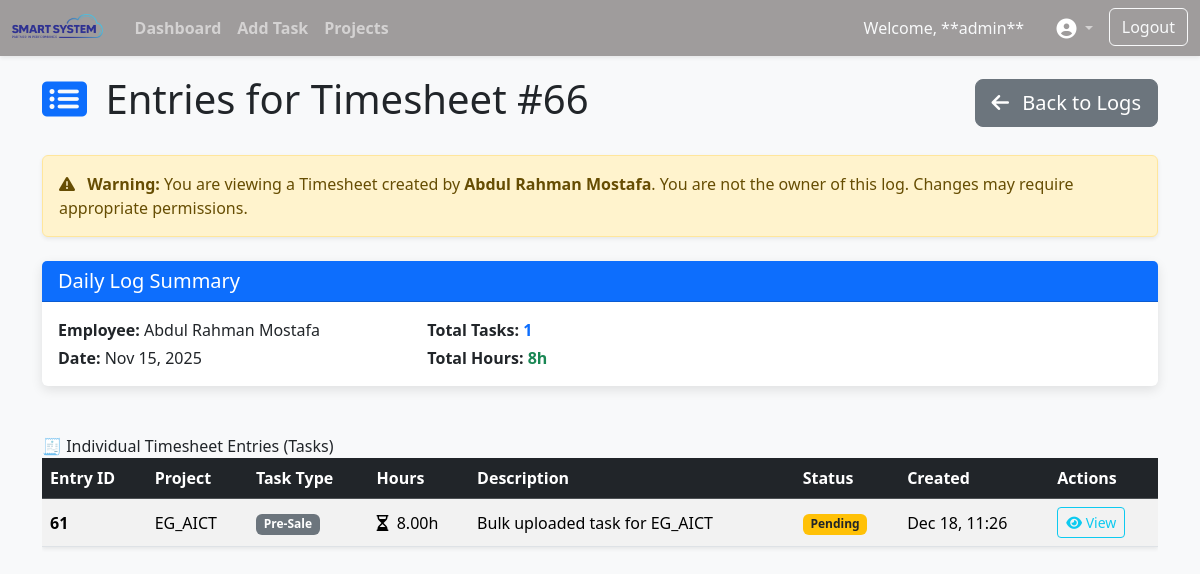
Screenshot of /timesheets/entry-detail/66/ (signed in) with the database file from the repository.
### app/models.py (models this page shows, shortened)
class CustomUser(AbstractBaseUser, PermissionsMixin):
    ROLE_CHOICES = [
        ('admin', 'Administrator'),
        ('developer', 'Developer'),
        ('sales', 'Sales'),
        ('ceo', 'CEO '),
        ('project-manager', 'Project Manager'),
        ('leader', 'Leader'),
        ('top-manager', 'Top Manager'),
        ('delivery-manager', 'Delivery Manager'),
        ('engineer', 'Engineer'),
    ]
    username = models.CharField(max_length=150, unique=True)
    role = models.CharField(max_length=20, choices=ROLE_CHOICES)
    is_active = models.BooleanField(default=True)
    is_staff = models.BooleanField(default=False)
    full_name = models.CharField( max_length=220, default='User')
    team = models.ForeignKey(Team, on_delete=models.SET_NULL,
                              null=True, blank=True, related_name="employees")
    objects = CustomUserManager()
    date_joined = models.DateTimeField(auto_now_add=True)
    email = models.EmailField(null=True, blank=True)
    USERNAME_FIELD = 'username'
    REQUIRED_FIELDS = ['role']
    class Meta:
        ordering = ('-date_joined',)

class Timesheet(models.Model):
    user = models.ForeignKey(CustomUser, on_delete=models.CASCADE)
    date = models.DateField()
    class Meta:
        constraints = [
            models.UniqueConstraint(
                fields=['user', 'date'],
                name='unique_user_date_timesheet'
            )
        ]
        ordering = ['date']

class TimesheetEntry(models.Model):
    STATUS_CHOICES = [
        ('Inprogress', 'In Progress'),
        ('APPROVED', 'Approved'),
        ('REJECTED', 'Rejected'),
        ('COMPLETED', 'Completed'),
        ('DRAFT', 'Draft'),
    ]
    task_type = models.CharField(max_length=20,
        choices=(("Delivery","Delivery"), ("Pre-Sale", "Pre-Sale"), ("study", "Study / Training")), default="Delivery")
    user = models.ForeignKey(
        CustomUser,
        on_delete=models.CASCADE,
        related_name='timesheets',
        verbose_name="Assigned By/User"
    )
    project = models.ForeignKey(
        Project,
        on_delete=models.PROTECT,
        related_name='entries'
    )
    task_description = models.TextField()
    hours = models.DecimalField(
        max_digits=5,
        decimal_places=2,
        validators=[MinValueValidator(0.01)],
        help_text="Hours must be greater than zero."
    )
    work_date = models.DateField()
    status = models.CharField(
        max_length=10,
        choices=STATUS_CHOICES,
        default='Inprogress'
    )
    time_sheet = models.ForeignKey(Timesheet, on_delete=models.CASCADE,
                                    null=True, related_name='tasks')
    created_at = models.DateTimeField(auto_now_add=True)
    updated_at = models.DateTimeField(auto_now=True)
    is_scheduled = models.BooleanField(default=False)
    time_start = models.TimeField(null=True, blank=True)
    time_end = models.TimeField(null=True, blank=True)
    class Meta:
        ordering = ['-work_date', '-created_at']
        verbose_name = "Timesheet Entry"
        verbose_name_plural = "Timesheet Entries"

class Project(models.Model):
    name = models.CharField(max_length=150, unique=True)
    description = models.TextField(blank=True)
    is_active = models.BooleanField(default=True)
    is_public = models.BooleanField(default=False)
    created_by = models.ForeignKey(CustomUser, on_delete=models.PROTECT, null=True, blank=True)
    created_at = models.DateTimeField(auto_now_add=True)
    class Meta:
        ordering = ['name']
        verbose_name_plural = "Projects"

### app/views.py (the view)
# urls.py: path('timesheets/entry-detail/<int:pk>/', views.timesheet_detail_entries, name='timesheet_detail_entries'),
@user_passes_test(is_admin, login_url=reverse_lazy('home'))
def timesheet_detail_entries(request, pk):
    timesheet = get_object_or_404(Timesheet, pk=pk)
    entries = timesheet.tasks.all().select_related('user', 'project')
    total_hours = entries.aggregate(Sum('hours'))['hours__sum']
    context = {
        'timesheet': timesheet,
        'entries': entries,
        'total_hours': total_hours,
        'status_choices': TimesheetEntry.STATUS_CHOICES,
    }
    return render(request, 'timesheet_detail_entries.html', context)

### app/views.py (called while the page is built)
def is_admin(user):
    return user.is_superuser or user.role == "admin"

### templates/timesheet_detail_entries.html (shortened to what this page needs)
{% extends 'base.html' %}
{% load static %}
{% block content %}
<div class="d-flex justify-content-between align-items-center mb-4 animate__animated animate__fadeInDown">
    <h1><i class="fas fa-list-alt me-2 text-primary"></i> Entries for Timesheet #{{ timesheet.pk }}</h1>
    <a href="{% url 'timesheet' %}" class="btn btn-secondary btn-lg">
        <i class="fas fa-arrow-left me-2"></i> Back to Logs
    </a>
</div>
{% if timesheet.user != request.user %}
    <div class="alert alert-warning animate__animated animate__fadeIn mb-4 shadow-sm" role="alert">
        <i class="fas fa-exclamation-triangle me-2"></i>
        <strong>Warning:</strong> You are viewing a Timesheet created by
        <span class="fw-bold">{{ timesheet.user.full_name|default:timesheet.user.username }}</span>.
        You are not the owner of this log. Changes may require appropriate permissions.
    </div>
{% endif %}
<div class="card shadow-sm mb-5 animate__animated animate__fadeIn">
    <div class="card-header bg-primary text-white">
        <h5 class="mb-0">Daily Log Summary</h5>
    </div>
    <div class="card-body">
        <div class="row">
            <div class="col-md-4">
                <p class="mb-1"><strong>Employee:</strong> {{ timesheet.user.full_name|default:timesheet.user.username }}</p>
                <p class="mb-0"><strong>Date:</strong> {{ timesheet.date|date:"M d, Y" }}</p>
            </div>
            <div class="col-md-4">
                <p class="mb-1"><strong>Total Tasks:</strong> <span class="fw-bold text-primary">{{ entries|length }}</span></p>
                <p class="mb-0"><strong>Total Hours:</strong> <span class="fw-bold text-success">{{ total_hours|default:"0.00" }}h</span></p>
            </div>
            <div class="col-md-4 text-end d-flex align-items-center justify-content-end">
            </div>
        </div>
    </div>
</div>
🧾 Individual Timesheet Entries (Tasks)
<div class="table-responsive animate__animated animate__fadeInUp">
    <table class="table table-hover table-striped shadow-sm align-middle">
        <thead class="table-dark">
            <tr>
                <th>Entry ID</th>
                <th>Project</th>
                <th>Task Type</th>
                <th>Hours</th>
                <th>Description</th>
                <th>Status</th>
                <th>Created</th>
                <th>Actions</th>
            </tr>
        </thead>
        <tbody>
            {% for entry in entries %}
            <tr>
                <td class="fw-bold">{{ entry.pk }}</td>
                <td>{{ entry.project.name }}</td>
                <td>
                    {% if entry.task_type == 'Delivery' %}
                        <span class="badge bg-primary">{{ entry.task_type }}</span>
                    {% else %}
                        <span class="badge bg-secondary">{{ entry.task_type }}</span>
                    {% endif %}
                </td>
                <td><i class="far fa-hourglass-half me-1"></i> {{ entry.hours }}h</td>
                <td>{{ entry.task_description|truncatechars:70 }}</td>
                <td>
                    {% if entry.status == 'APPROVED' %}
                        <span class="badge bg-success">Approved</span>
                    {% elif entry.status == 'REJECTED' %}
                        <span class="badge bg-danger">Rejected</span>
                    {% elif entry.status == 'Inprogress' or entry.status == 'PENDING' %}
                        <span class="badge bg-warning text-dark">Pending</span>
                    {% else %}
                        <span class="badge bg-secondary">{{ entry.status|title }}</span>
                    {% endif %}
                </td>
                <td>{{ entry.created_at|date:"M d, H:i" }}</td>
                <td>
                    <button type="button" class="btn btn-sm btn-outline-info"
                            onclick="console.log('View full entry detail for {{ entry.pk }}')">
                            <i class="fas fa-eye"></i> View
                    </button>
                </td>
            </tr>
            {% empty %}
            <tr>
                <td colspan="8" class="text-center text-muted py-4">No individual tasks found for this daily log.</td>
            </tr>
            {% endfor %}
        </tbody>
    </table>
</div>
{% endblock %}

### templates/base.html (shortened to what this page needs)
{% load static %}
<!DOCTYPE html>
<html lang="en">
<head>
<link href="https://cdn.jsdelivr.net/npm/bootstrap@5.3.2/dist/css/bootstrap.min.css" rel="stylesheet">
<link rel="stylesheet" href="https://cdnjs.cloudflare.com/ajax/libs/font-awesome/6.5.1/css/all.min.css">
<link rel="stylesheet" href="{% static 'css/style.css' %}">
<link rel="stylesheet" href="https://cdnjs.cloudflare.com/ajax/libs/animate.css/4.1.1/animate.min.css"/>
</head>
<body>
<nav class="navbar navbar-expand-lg navbar-dark bg-primary shadow-sm fixed-top" style="z-index: 1030;">
<div class="container-fluid">
<a class="navbar-brand" href="{% url 'home' %}">
<img src="{% static 'img/Smart-System-Logo.webp' %}" alt="Logo" height="24" class="d-inline-block align-text-top me-2">
</a>
<div class="collapse navbar-collapse" id="navbarNav">
<ul style="font-weight: bolder;" class="navbar-nav me-auto mb-2 mb-lg-0">
<li class="nav-item"><a class="nav-link" href="{% url 'home' %}">Dashboard</a></li>
<li class="nav-item"><a class="nav-link" href="{%url 'add_timesheet' %}">Add Task</a></li>
<li class="nav-item"><a class="nav-link" href="{%url 'projects' %}">Projects</a></li>
</ul>
<ul class="navbar-nav mb-2 mb-lg-0">
<li class="nav-item d-flex align-items-center">
 <span class="navbar-text me-3 text-light">
Welcome, **{{ request.user.username }}**
 </span>
</li>
<li class="nav-item dropdown me-2">
<a class="nav-link dropdown-toggle" href="#" id="accountDropdown" role="button" data-bs-toggle="dropdown" aria-expanded="false">
<i class="fas fa-user-circle fa-lg text-white"></i>
</a>
</li>
<li class="nav-item">
<a href="{%url 'logout' %}" class="btn btn-outline-light">Logout</a>
</li>
</ul>
</div>
</div>
</nav>
<main class="container">
{% block content %}
{% endblock %}
</main>
</body>
</html>

### static/css/style.css (style rules this page uses)
:root { --primary-color: #9f9c9c; --secondary-color: #402fd61f; --background-color: #f8f9fa; --card-bg-color: #ffffff; --text-color: #212529; --shadow-color: rgba(0, 0, 0, 0.1); --bs-primary: var(--primary-color); --bs-bg-opacity: 1; }
body { background-color: var(--background-color); color: var(--text-color); transition: background-color 0.3s, color 0.3s; padding-top: 75px; }
.navbar-dark.bg-primary { background-color: var(--primary-color) !important; }
.card { background-color: var(--card-bg-color); color: var(--text-color); box-shadow: 0 4px 12px var(--shadow-color) !important; border: none; transition: background-color 0.3s, box-shadow 0.3s; }

### rows the page displays
CustomUser: user.username "admin"
Timesheet: pk "66", user.full_name "Abdul Rahman Mostafa", date "Nov 15, 2025"
TimesheetEntry: pk "61", project.name "EG_AICT", task_type "Pre-Sale", hours "8.00", task_description "Bulk uploaded task for EG_AICT", status "Pending", created_at "Dec 18, 11:26"

### other values shown
{{ entries|length }} "1"
{{ total_hours|default:"0.00" }} "8"
